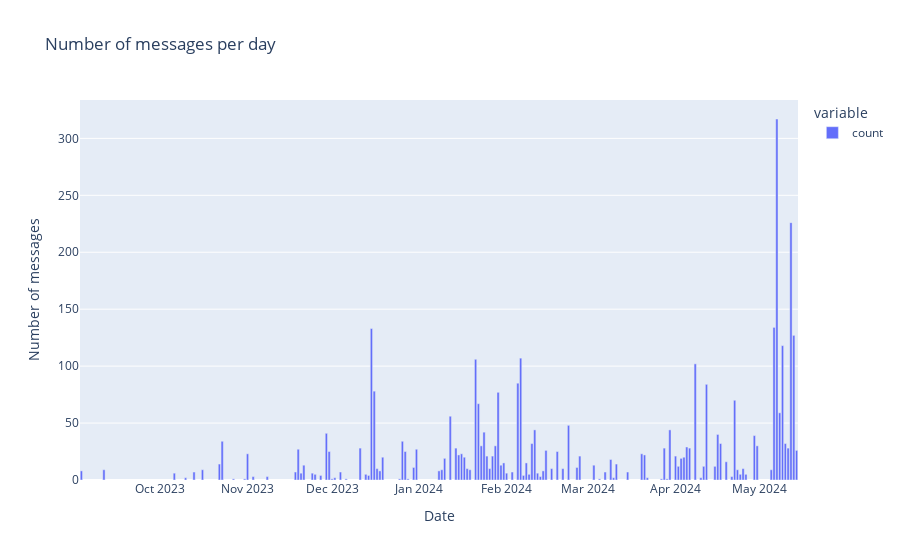

The cell this chart's notebook holds for it:
### Code cell
#plot the date and time of the messages per day
fig = px.bar(ds_data['date'].dt.date.value_counts(), title='Number of messages per day')
fig.update_layout(xaxis_title='Date', yaxis_title='Number of messages')
fig.show()

### Figure 1 — Plotly figure (JSON) as saved in the notebook; plotly's stock layout.template omitted (floating-point values rounded to 4 significant figures)
{"data": [{"alignmentgroup": "True", "hovertemplate": "variable=count<br>date=%{x}<br>value=%{y}<extra></extra>", "legendgroup": "count", "marker": {"color": "#636efa", "pattern": {"shape": ""}}, "name": "count", "offsetgroup": "count", "orientation": "v", "showlegend": true, "textposition": "auto", "type": "bar", "x": ["2024-05-07", "2024-05-12", "2024-05-06", "2023-12-15", "2024-05-13", "2024-05-09", "2024-02-06", "2024-01-21", "2024-04-08", "2024-02-05", "2024-04-12", "2023-12-16", "2024-01-29", "2024-04-22", "2024-01-22", "2024-05-08", "2024-01-12", "2024-02-23", "2024-03-30", "2024-02-11", "2024-01-24", "2023-11-29", "2024-04-16", "2024-04-29", "2023-12-26", "2023-10-23", "2024-05-10", "2024-02-10", "2024-04-17", "2024-04-30", "2024-01-23", "2024-01-28", "2024-04-05", "2024-03-28", "2023-12-11", "2024-04-06", "2024-05-11", "2024-01-14", "2023-11-19", "2023-12-31", "2024-02-15", "2024-05-14", "2023-12-27", "2024-02-19", "2023-11-30", "2024-01-16", "2024-03-20", "2023-11-01", "2024-01-15", "2024-03-21", "2024-02-27", "2024-04-01", "2024-01-25", "2024-01-27", "2023-12-19", "2024-01-17", "2024-04-04", "2024-01-10", "2024-04-03", "2024-03-09", "2024-04-19", "2024-02-08", "2024-01-31", "2024-03-11", "2023-10-22", "2024-03-03", "2023-11-21", "2024-01-30", "2024-04-15", "2024-04-11", "2024-04-02", "2023-12-30", "2024-02-26", "2023-12-17", "2024-04-25", "2024-01-26", "2024-02-17", "2024-02-21", "2024-01-18", "2023-09-11", "2024-04-23", "2024-05-05", "2024-01-19", "2023-10-16", "2024-01-09", "2023-09-03", "2024-01-08", "2023-12-18", "2024-02-14", "2024-03-15", "2023-10-13", "2024-02-03", "2023-12-04", "2023-11-18", "2024-03-07", "2023-11-24", "2023-10-06", "2024-02-01", "2023-11-20", "2024-02-12", "2023-12-13", "2024-02-09", "2024-04-24", "2023-11-25", "2024-04-26", "2023-11-27", "2023-12-14", "2024-02-07", "2023-11-03", "2024-02-13", "2024-04-21", "2023-11-08", "2023-10-10", "2024-03-22", "2023-12-02", "2024-03-10", "2024-04-10", "2023-12-01", "2023-12-25", "2023-10-31", "2023-10-27", "2023-12-28", "2024-03-27", "2023-12-06", "2024-03-05", "2024-03-29"], "xaxis": "x", "y": [317, 226, 134, 133, 127, 118, 107, 106, 102, 85, 84, 78, 77, 70, 67, 59, 56, 48, 44, 44, 42, 41, 40, 39, 34, 34, 32, 32, 32, 30, 30, 30, 29, 28, 28, 28, 28, 28, 27, 27, 26, 26, 25, 25, 25, 23, 23, 23, 22, 22, 21, 21, 21, 21, 20, 20, 20, 19, 19, 18, 16, 15, 15, 14, 14, 13, 13, 13, 12, 12, 12, 11, 11, 10, 10, 10, 10, 10, 10, 9, 9, 9, 9, 9, 9, 8, 8, 8, 8, 7, 7, 7, 7, 7, 7, 6, 6, 6, 6, 6, 5, 5, 5, 5, 5, 4, 4, 4, 3, 3, 3, 3, 2, 2, 2, 2, 2, 1, 1, 1, 1, 1, 1, 1, 1, 1], "yaxis": "y"}], "layout": {"barmode": "relative", "legend": {"title": {"text": "variable"}, "tracegroupgap": 0}, "title": {"text": "Number of messages per day"}, "xaxis": {"anchor": "y", "domain": [0, 1], "title": {"text": "Date"}}, "yaxis": {"anchor": "x", "domain": [0, 1], "title": {"text": "Number of messages"}}}}
